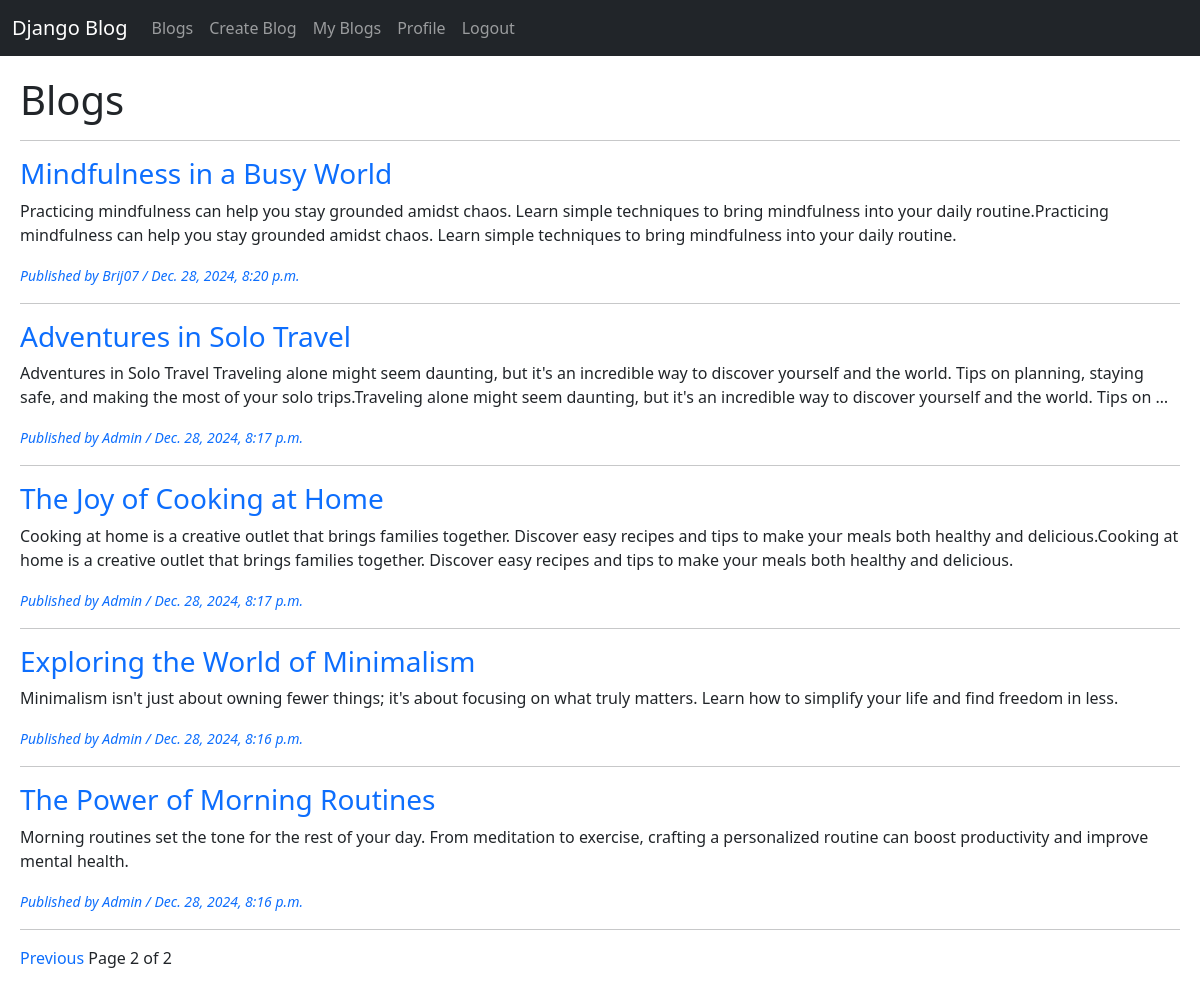
Page /blogs/?page=2 (signed in) on the committed database.
### blog/models.py (models this page shows, shortened)
class Blog(models.Model):
    author = models.ForeignKey(User, on_delete=models.CASCADE)
    title = models.CharField(max_length=150)
    text = models.TextField()
    published_date = models.DateTimeField(auto_now=True)
    updated_date = models.DateTimeField(auto_now_add=True)

### blog/views.py (the view)
# urls.py: path('blogs/', views.list, name='list'),
@login_required(login_url='accounts:login')
def list(request):
    blogs = Blog.objects.all().order_by('-published_date')
    paginator = Paginator(blogs, 5)  # 5 blogs per page
    page_number = request.GET.get('page')  # Get the current page number from the URL query
    page_obj = paginator.get_page(page_number)  # Get the current page object
    return render(request, 'blog/list.html', {'page_obj': page_obj})

### blog/templates/blog/list.html (shortened to what this page needs)
{% extends 'base.html' %}
{% block content %}
    <h1>Blogs</h1><hr>
    {% for blog in page_obj.object_list %}
        <h3><a href="{% url 'blog:detail' blog.id %}" class="text-decoration-none">{{ blog.title }}</a></h3>
        <p>{{ blog.text|truncatewords:50 }}</p>
        <small><a href="{% url 'accounts:user_info' blog.author %}" class="text-decoration-none"><i>Published by {{ blog.author|title }} / {{ blog.published_date }}</i></a></small><br>
        <hr>
    {% empty %}
        <p>No blog has been added yet.</p>
    {% endfor %}
    <div class="pagination">
        <div class="pagination-links">
            {% if page_obj.has_previous %}
                <a href="?page={{ page_obj.previous_page_number }}" class="text-decoration-none">Previous</a>
            {% endif %}
            <span>Page {{ page_obj.number }} of {{ page_obj.paginator.num_pages }}</span>
        </div>
    </div>
{% endblock %}

### static/css/base.css (style rules this page uses)
body { background-color:rgb(205, 208, 208); font-family: 'Roboto', sans-serif; }
small { font-size: 12px; color: rgb(102, 103, 104); }
a { text-decoration: none !important; }

### rows in the picture
Blog: title "Mindfulness in a Busy World", text "Practicing mindfulness can help you stay grounded amidst chaos. Learn simple techniques to bring mindfulness into your daily routine.Practicing mindfulness can help you stay grounded amidst chaos. Learn simple techniques to bring mindfulness into your daily routine.", author "Brij07", published_date "Dec. 28, 2024, 8:20 p.m."
Blog: title "Adventures in Solo Travel", text "Adventures in Solo Travel Traveling alone might seem daunting, but it's an incredible way to discover yourself and the world. Tips on planning, staying safe, and making the most of your solo trips.Traveling alone might seem daunting, but it's an incredible way to discover yourself and the world. Tips on …", author "Admin", published_date "Dec. 28, 2024, 8:17 p.m."
Blog: title "The Joy of Cooking at Home", text "Cooking at home is a creative outlet that brings families together. Discover easy recipes and tips to make your meals both healthy and delicious.Cooking at home is a creative outlet that brings families together. Discover easy recipes and tips to make your meals both healthy and delicious.", author "Admin", published_date "Dec. 28, 2024, 8:17 p.m."
Blog: title "Exploring the World of Minimalism", text "Minimalism isn't just about owning fewer things; it's about focusing on what truly matters. Learn how to simplify your life and find freedom in less.", author "Admin", published_date "Dec. 28, 2024, 8:16 p.m."
Blog: title "The Power of Morning Routines", text "Morning routines set the tone for the rest of your day. From meditation to exercise, crafting a personalized routine can boost productivity and improve mental health.", author "Admin", published_date "Dec. 28, 2024, 8:16 p.m."

### other values in the picture
{{ page_obj.number }} "2"
{{ page_obj.paginator.num_pages }} "2"
